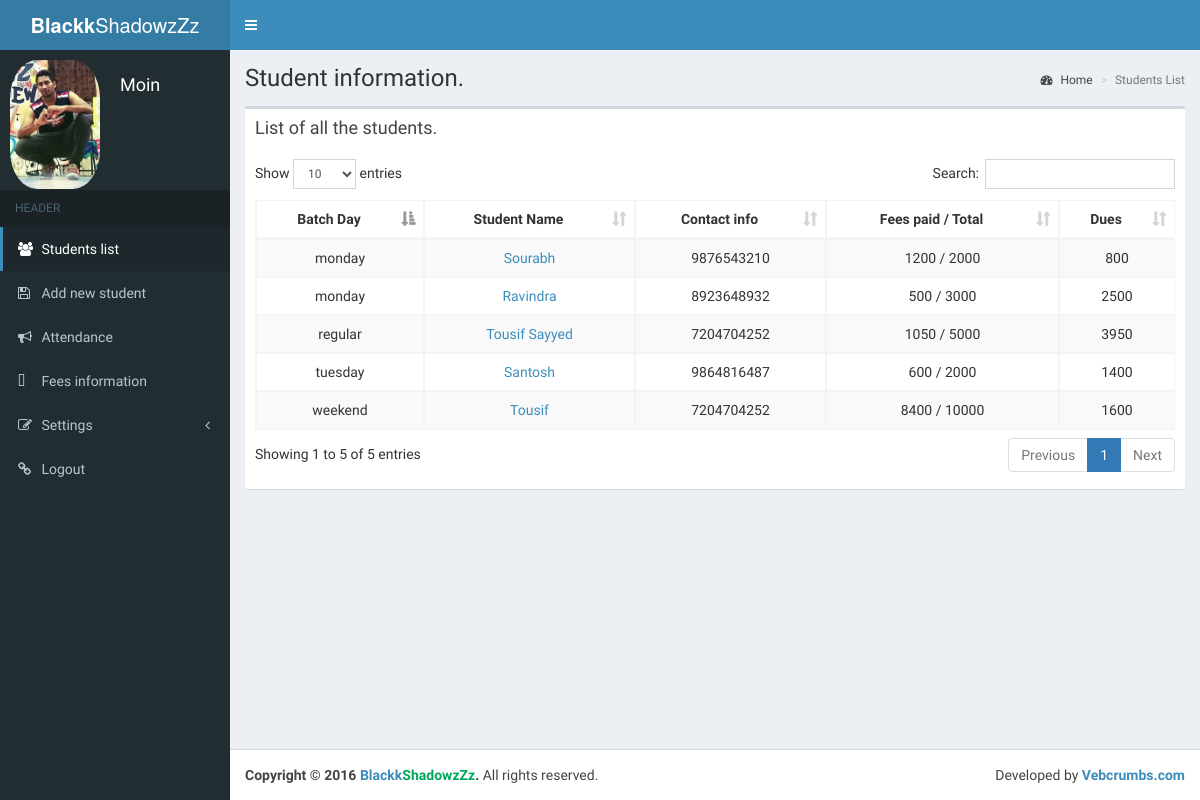
/pages/student/studentlist.php (signed in), run on an earlier commit of the app's database.
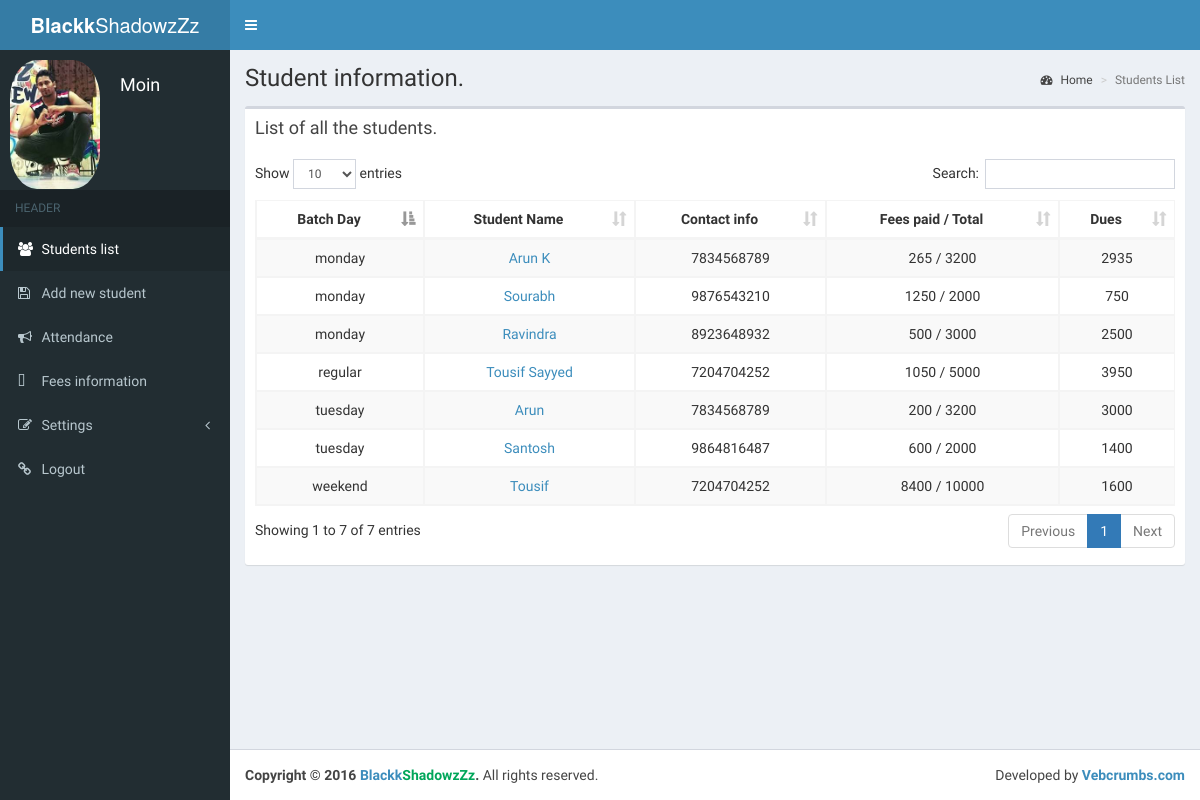
And on a later commit of the database.
### tables this page shows
CREATE TABLE IF NOT EXISTS `student_info` (
`id` int(11) NOT NULL,
  `name` varchar(30) NOT NULL,
  `email` varchar(30) NOT NULL,
  `contact` varchar(30) NOT NULL,
  `age` int(11) NOT NULL,
  `doj` varchar(30) NOT NULL,
  `totalfees` int(11) NOT NULL,
  `feespaid` int(11) NOT NULL,
  `address` varchar(50) NOT NULL,
  `myfile` varchar(30) NOT NULL,
  `batch` varchar(50) NOT NULL,
  `gender` varchar(10) NOT NULL,
  `occupation` varchar(100) NOT NULL
);

### pages/student/studentlist.php (the view, shortened to what this page needs)
<?php
require_once('../include/connect.php');
?>
<!DOCTYPE html>
<html>
<head>
  <link rel="stylesheet" href="../../bootstrap/css/bootstrap.min.css">
  <link rel="stylesheet" href="../../plugins/datepicker/datepicker3.css">
  <link rel="stylesheet" href="../../plugins/datatables/dataTables.bootstrap.css">
  <link rel="stylesheet" href="../../dist/css/AdminLTE.min.css">
    <link rel="stylesheet" href="../../assets/plugins/Font-Awesome/css/font-awesome.css" />
  <link rel="stylesheet" href="../../plugins/ionicons.min.css">
  <link rel="stylesheet" href="../../plugins/font-awesome.min.css">
  <link rel="stylesheet" href="../../dist/css/skins/_all-skins.min.css">
</head>
<body class="hold-transition skin-blue sidebar-mini fixed">
<div class="wrapper">
  <?php include_once '../include/sidebar.php';?>
  <div class="content-wrapper">
    <section class="content-header">
      <h1>
        Student information.
      </h1>
      <ol class="breadcrumb">
        <li><a href="#"><i class="fa fa-dashboard"></i> Home</a></li>
        <li class="active">Students List</li>
      </ol>
    </section>
    <section class="content">
      <div class="row">
        <div class="col-xs-12">
          <div class="box">
            <div class="box-header">
              <h3 class="box-title">List of all the students.</h3>
            </div>
            <div class="box-body">
              <table id="example1" class="table table-bordered table-striped text-center">
                <thead>
                <tr>
                  <th>Batch Day</th>
                  <th>Student Name</th>
                  <th>Contact info</th>
                  <th class='text-center'>Fees paid / Total</th>
                  <th>Dues</th>
                </tr>
                </thead>
                <tbody>
                            <?php
$q=mysql_query("select *from student_info order by doj desc");
$num=mysql_num_rows($q);
if($num > 0)
{
	while($row=mysql_fetch_array($q))
	{
		$name=$row['name'];
		$id=$row['id'];
		$batch=$row['batch'];
		$contact=$row['contact'];
		$feespaid=$row['feespaid'];
		$totalfees=$row['totalfees'];
		$dues=$row['totalfees']-$row['feespaid'];
		?>
                <tr>
                  <td><?php echo $batch;?></td>
                  <td><a href="viewdetail.php?id=<?php echo $id;?>"><span id="name"><?php echo ucfirst($name);?></span></a></td>
                  <td><?php echo $contact;?></td>
                  <td class="text-center"><?php echo $feespaid." / ".$totalfees;?></td>
                  <td><?php echo $dues;?></td>
                  		<?php
	}
}
?>
                </tr>
                </tbody>
              </table>
            </div>
          </div>
        </div>
      </div>
    </section>
  </div>
  <footer class="main-footer">
    <div class="pull-right hidden-xs">
      Developed by <a href="http://vebcrumbs.com" target="_blank"><b>Vebcrumbs.com</b></a>
    </div>
    <strong>Copyright &copy; 2016 <a href="#">Blackk<span class="text-green">ShadowzZz</span></a>.</strong> All rights
    reserved.
  </footer>
</div>
</body>
</html>

### pages/include/sidebar.php (shortened to what this page needs)
<?php
$email = $_SESSION["email"]; ?>
<header class="main-header">
    <a href="../../index.php" class="logo">
      <span class="logo-lg"><b>Blackk</b>ShadowzZz</span>
    </a>
    <nav class="navbar navbar-static-top">
      <a href="#" class="sidebar-toggle" data-toggle="offcanvas" role="button">
      </a>
    </nav>
  </header>
  <aside class="main-sidebar">
<aside class="main-sidebar">
    <section class="sidebar">
        <?php
        $sql = mysql_query("select * from login_info where email='$email'");
        $num = mysql_num_rows($sql);
        if ($num > 0){
        while ($row = mysql_fetch_array($sql))
        {
        ?>
        <div class="user-panel">
            <div style='width:120px;height:120px;' class="pull-left image">
                <img style='max-width:90px ;border-radius:30% ;' src="<?php echo $row['myfile']; ?>" class="img-circle"
                     alt="User Image">
            </div>
            <div style='margin-left:50px;' class="pull-left info">
                <h4><?php echo $row['name']; ?></h4>
                <?php
                }
                }
                ?>
            </div>
        </div>
        <ul class="sidebar-menu">
            <li class="header">HEADER</li>
            <li class='<?php active('studentlist.php'); ?>'><a href="../student/studentlist.php"><i
                        class="fa fa-users"></i> <span>Students list</span></a></li>
            <li class='<?php active('addstudent.php'); ?>'><a href="../student/addstudent.php"><i
                        class="fa fa-save"></i> <span>Add new student</span></a></li>
            <li class='<?php active('attendance.php'); ?>'><a href="../student/attendance.php"><i
                        class="fa fa-bullhorn"></i> <span>Attendance</span></a></li>
            <li><a href="#"><i class="fa fa-pie-chart"></i> <span>Fees information</span></a></li>
            <li class='treeview <?php active('changepass.php');
            active('adduser.php'); ?>'>
                <a href="#"><i class="fa fa-edit"></i> <span>Settings</span> <i class="fa fa-angle-left pull-right"></i></a>
            </li>
            <li><a href="../include/logout.php"><i class="fa fa-link"></i> <span>Logout</span></a></li>
        </ul>
    </section>
</aside></aside>

### pages/include/connect.php (shortened to what this page needs)
<?php
function active($pageurl){
	 $pagename=explode('/',strrev($_SERVER['PHP_SELF']));
	 $page = strrev($pagename[0]);
	 if($pageurl==$page)
	 	echo "active";}
?>

What changed in the data, as far as the page shows it:
added student_info: batch "tuesday", name "Arun", contact "7834568789", feespaid "200", totalfees "3200", dues "3000"
added student_info: batch "monday", name "Arun K", contact "7834568789", feespaid "265", totalfees "3200", dues "2935"
changed student_info "Sourabh": feespaid "1200" → "1250"; dues "800" → "750"; moves up the list
changed student_info "weekend": moves up the list
Also different on the page:
text written by a page script: "Show entries Search: Showing 1 to 5 of 5 entries Previous 1 Next" → "Show entries Search: Showing 1 to 7 of 7 entries Previous 1 Next"
